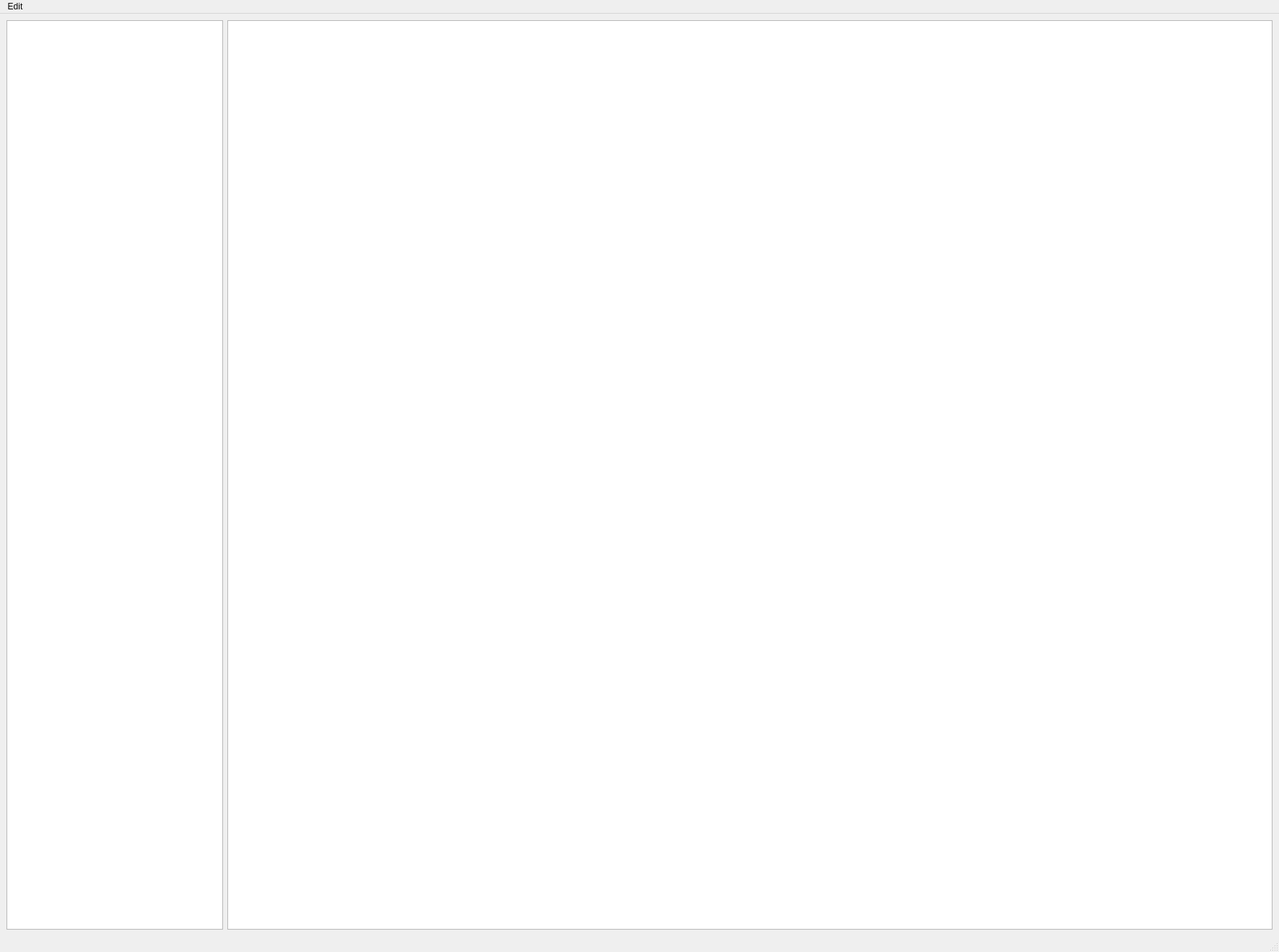
<?xml version="1.0" encoding="UTF-8"?>
<ui version="4.0">
 <class>MainWindow</class>
 <widget class="QMainWindow" name="MainWindow">
  <property name="geometry">
   <rect>
    <x>0</x>
    <y>0</y>
    <width>1772</width>
    <height>1319</height>
   </rect>
  </property>
  <property name="windowTitle">
   <string>Part of Speech</string>
  </property>
  <widget class="QWidget" name="centralwidget">
   <layout class="QHBoxLayout" name="horizontalLayout">
    <item>
     <widget class="QListWidget" name="POSlist">
      <property name="sizePolicy">
       <sizepolicy hsizetype="Minimum" vsizetype="Expanding">
        <horstretch>0</horstretch>
        <verstretch>0</verstretch>
       </sizepolicy>
      </property>
      <property name="minimumSize">
       <size>
        <width>300</width>
        <height>0</height>
       </size>
      </property>
     </widget>
    </item>
    <item>
     <widget class="QTextBrowser" name="POSBrowser"/>
    </item>
   </layout>
  </widget>
  <widget class="QMenuBar" name="menubar">
   <property name="geometry">
    <rect>
     <x>0</x>
     <y>0</y>
     <width>1772</width>
     <height>52</height>
    </rect>
   </property>
   <widget class="QMenu" name="menuPart_of_Speech">
    <property name="title">
     <string>Edit</string>
    </property>
    <addaction name="actionAdd"/>
    <addaction name="actionRemove"/>
    <addaction name="actionModify"/>
   </widget>
   <addaction name="menuPart_of_Speech"/>
  </widget>
  <widget class="QStatusBar" name="statusbar"/>
  <action name="actionAdd">
   <property name="text">
    <string>Add</string>
   </property>
   <property name="shortcut">
    <string>Ctrl+`</string>
   </property>
  </action>
  <action name="actionRemove">
   <property name="text">
    <string>Remove</string>
   </property>
   <property name="shortcut">
    <string>Del</string>
   </property>
  </action>
  <action name="actionModify">
   <property name="text">
    <string>Modify</string>
   </property>
   <property name="shortcut">
    <string>Ctrl+=</string>
   </property>
  </action>
 </widget>
 <resources/>
 <connections/>
</ui>
